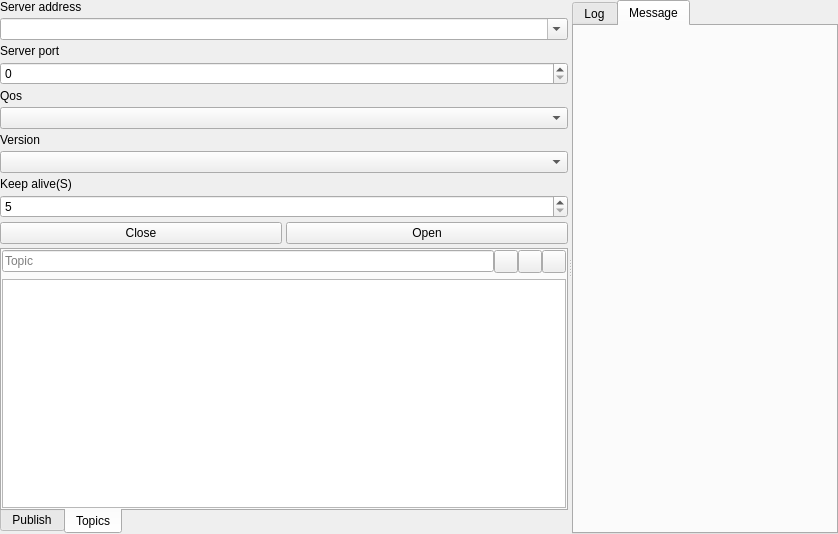
<?xml version="1.0" encoding="UTF-8"?>
<ui version="4.0">
 <class>MqttClientUi</class>
 <widget class="QWidget" name="MqttClientUi">
  <property name="geometry">
   <rect>
    <x>0</x>
    <y>0</y>
    <width>838</width>
    <height>534</height>
   </rect>
  </property>
  <property name="windowTitle">
   <string notr="true">Form</string>
  </property>
  <layout class="QVBoxLayout" name="verticalLayout">
   <property name="spacing">
    <number>4</number>
   </property>
   <property name="leftMargin">
    <number>0</number>
   </property>
   <property name="topMargin">
    <number>0</number>
   </property>
   <property name="rightMargin">
    <number>0</number>
   </property>
   <property name="bottomMargin">
    <number>0</number>
   </property>
   <item>
    <widget class="QSplitter" name="splitter">
     <property name="orientation">
      <enum>Qt::Orientation::Horizontal</enum>
     </property>
     <widget class="QWidget" name="widgetClient" native="true">
      <layout class="QVBoxLayout" name="verticalLayout_2">
       <property name="spacing">
        <number>4</number>
       </property>
       <property name="leftMargin">
        <number>0</number>
       </property>
       <property name="topMargin">
        <number>0</number>
       </property>
       <property name="rightMargin">
        <number>0</number>
       </property>
       <property name="bottomMargin">
        <number>0</number>
       </property>
       <item>
        <widget class="QLabel" name="label">
         <property name="text">
          <string>Server address</string>
         </property>
        </widget>
       </item>
       <item>
        <widget class="QComboBox" name="comboBoxServerAddress">
         <property name="editable">
          <bool>true</bool>
         </property>
        </widget>
       </item>
       <item>
        <widget class="QLabel" name="label_2">
         <property name="text">
          <string>Server port</string>
         </property>
        </widget>
       </item>
       <item>
        <widget class="QSpinBox" name="spinBoxServerPort"/>
       </item>
       <item>
        <widget class="QLabel" name="label_3">
         <property name="text">
          <string>Qos</string>
         </property>
        </widget>
       </item>
       <item>
        <widget class="QComboBox" name="comboBoxQos"/>
       </item>
       <item>
        <widget class="QLabel" name="label_6">
         <property name="text">
          <string>Version</string>
         </property>
        </widget>
       </item>
       <item>
        <widget class="QComboBox" name="comboBoxVersions"/>
       </item>
       <item>
        <widget class="QLabel" name="label_4">
         <property name="text">
          <string>Keep alive(S)</string>
         </property>
        </widget>
       </item>
       <item>
        <widget class="QSpinBox" name="spinBoxKeepAlive">
         <property name="minimum">
          <number>5</number>
         </property>
        </widget>
       </item>
       <item>
        <layout class="QHBoxLayout" name="horizontalLayout_4">
         <item>
          <widget class="QPushButton" name="pushButtonClose">
           <property name="text">
            <string>Close</string>
           </property>
          </widget>
         </item>
         <item>
          <widget class="QPushButton" name="pushButtonOpen">
           <property name="text">
            <string>Open</string>
           </property>
          </widget>
         </item>
        </layout>
       </item>
       <item>
        <widget class="QTabWidget" name="tabWidgetLeft">
         <property name="tabPosition">
          <enum>QTabWidget::TabPosition::South</enum>
         </property>
         <property name="currentIndex">
          <number>1</number>
         </property>
         <widget class="QWidget" name="tab">
          <attribute name="title">
           <string>Publish</string>
          </attribute>
          <layout class="QGridLayout" name="gridLayout_3">
           <property name="leftMargin">
            <number>0</number>
           </property>
           <property name="topMargin">
            <number>0</number>
           </property>
           <property name="rightMargin">
            <number>0</number>
           </property>
           <property name="bottomMargin">
            <number>0</number>
           </property>
           <property name="spacing">
            <number>4</number>
           </property>
           <item row="0" column="0">
            <layout class="QGridLayout" name="gridLayout_5">
             <item row="2" column="2">
              <widget class="QToolButton" name="toolButtonTimer">
               <property name="toolTip">
                <string>Timer sending</string>
               </property>
               <property name="text">
                <string notr="true"/>
               </property>
              </widget>
             </item>
             <item row="0" column="2">
              <widget class="QToolButton" name="toolButtonPublish">
               <property name="toolTip">
                <string>Publish topic</string>
               </property>
               <property name="text">
                <string notr="true"/>
               </property>
              </widget>
             </item>
             <item row="1" column="2">
              <widget class="QToolButton" name="toolButtonWrap">
               <property name="toolTip">
                <string>Wrap text</string>
               </property>
               <property name="text">
                <string notr="true"/>
               </property>
              </widget>
             </item>
             <item row="2" column="0">
              <widget class="QSpinBox" name="spinBoxInterval">
               <property name="minimum">
                <number>100</number>
               </property>
               <property name="maximum">
                <number>10000</number>
               </property>
               <property name="singleStep">
                <number>100</number>
               </property>
               <property name="value">
                <number>100</number>
               </property>
              </widget>
             </item>
             <item row="2" column="1">
              <widget class="QLabel" name="label_5">
               <property name="sizePolicy">
                <sizepolicy hsizetype="Fixed" vsizetype="Preferred">
                 <horstretch>0</horstretch>
                 <verstretch>0</verstretch>
                </sizepolicy>
               </property>
               <property name="text">
                <string notr="true">ms</string>
               </property>
              </widget>
             </item>
             <item row="1" column="0" colspan="2">
              <widget class="QComboBox" name="comboBoxTextFormat"/>
             </item>
             <item row="0" column="0" colspan="2">
              <widget class="QLineEdit" name="lineEditPublish">
               <property name="placeholderText">
                <string>Topic</string>
               </property>
              </widget>
             </item>
            </layout>
           </item>
           <item row="1" column="0">
            <widget class="QTextEdit" name="textEditPublish"/>
           </item>
          </layout>
         </widget>
         <widget class="QWidget" name="tab_2">
          <attribute name="title">
           <string>Topics</string>
          </attribute>
          <layout class="QGridLayout" name="gridLayout_2">
           <property name="leftMargin">
            <number>0</number>
           </property>
           <property name="topMargin">
            <number>0</number>
           </property>
           <property name="rightMargin">
            <number>0</number>
           </property>
           <property name="bottomMargin">
            <number>0</number>
           </property>
           <item row="1" column="0">
            <widget class="QListView" name="listViewSubscribe"/>
           </item>
           <item row="0" column="0">
            <layout class="QGridLayout" name="gridLayout_4">
             <property name="spacing">
              <number>0</number>
             </property>
             <item row="0" column="1">
              <widget class="QToolButton" name="toolButtonTopicRemove">
               <property name="text">
                <string notr="true"/>
               </property>
              </widget>
             </item>
             <item row="0" column="0">
              <widget class="QLineEdit" name="lineEditSubscribe">
               <property name="placeholderText">
                <string>Topic</string>
               </property>
              </widget>
             </item>
             <item row="0" column="3">
              <widget class="QToolButton" name="toolButtonTopicSubscribe">
               <property name="toolTip">
                <string>Subscribe topic</string>
               </property>
               <property name="text">
                <string notr="true"/>
               </property>
              </widget>
             </item>
             <item row="0" column="2">
              <widget class="QToolButton" name="toolButtonTopicClear">
               <property name="text">
                <string notr="true"/>
               </property>
              </widget>
             </item>
            </layout>
           </item>
          </layout>
         </widget>
        </widget>
       </item>
      </layout>
     </widget>
     <widget class="QTabWidget" name="tabWidget">
      <property name="currentIndex">
       <number>1</number>
      </property>
      <widget class="QWidget" name="tabLog">
       <attribute name="title">
        <string>Log</string>
       </attribute>
       <layout class="QGridLayout" name="gridLayout">
        <property name="leftMargin">
         <number>0</number>
        </property>
        <property name="topMargin">
         <number>0</number>
        </property>
        <property name="rightMargin">
         <number>0</number>
        </property>
        <property name="bottomMargin">
         <number>0</number>
        </property>
        <property name="spacing">
         <number>4</number>
        </property>
        <item row="0" column="0">
         <widget class="xMQTT::MqttLogView" name="widgetLog" native="true"/>
        </item>
       </layout>
      </widget>
      <widget class="QWidget" name="tabMessage">
       <attribute name="title">
        <string>Message</string>
       </attribute>
       <layout class="QGridLayout" name="gridLayout_6">
        <item row="0" column="0">
         <widget class="xMQTT::MqttDataView" name="widgetMessage" native="true"/>
        </item>
       </layout>
      </widget>
     </widget>
    </widget>
   </item>
  </layout>
 </widget>
 <customwidgets>
  <customwidget>
   <class>xMQTT::MqttLogView</class>
   <extends>QWidget</extends>
   <header location="global">x/mqtt/mqttlogview.h</header>
   <container>1</container>
  </customwidget>
  <customwidget>
   <class>xMQTT::MqttDataView</class>
   <extends>QWidget</extends>
   <header location="global">x/mqtt/mqttdataview.h</header>
   <container>1</container>
  </customwidget>
 </customwidgets>
 <resources/>
 <connections/>
</ui>
